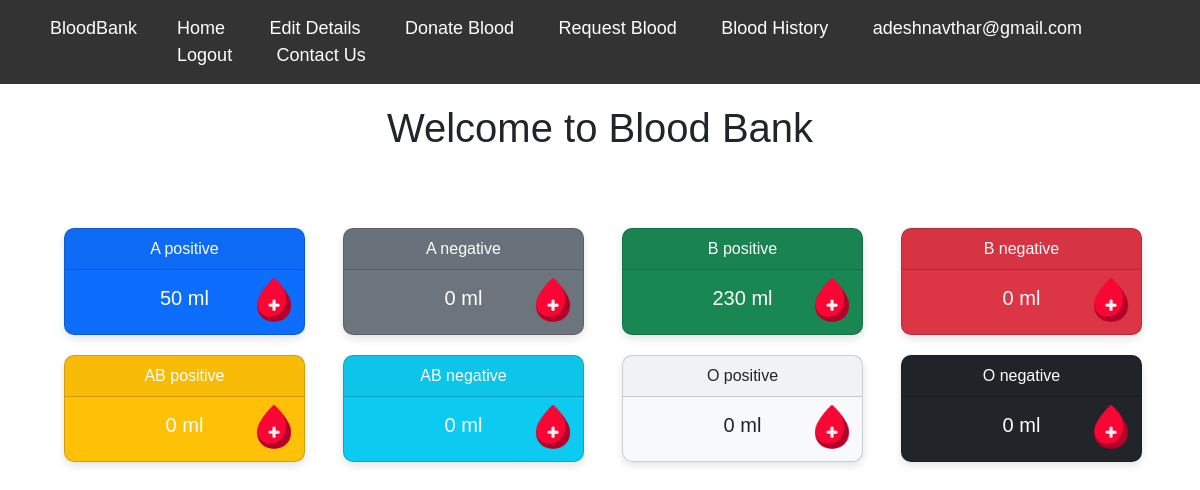
The page /index (signed in) on the database its author committed.
### tables this page shows
CREATE TABLE blood_stock                         (blood_group TEXT, qty NUMERIC);

### server.py (the view)
@app.route('/index',methods = ['POST','GET'])
def index():
    con = sqlite3.connect('database.db')
    cur = con.cursor()
    cur.execute('CREATE TABLE IF NOT EXISTS blood_stock \
                        (blood_group TEXT, qty NUMERIC)')
    cur.execute("select qty from blood_stock",())
    result = cur.fetchall()
    con.close()
    return render_template('index.html',blood=result)

### templates/index.html (shortened to what this page needs)
<!DOCTYPE html>
<html lang="en">
<head>
    <link href="https://cdn.jsdelivr.net/npm/bootstrap@5.3.3/dist/css/bootstrap.min.css" rel="stylesheet">
</head>
<body>
    <nav>
        <div class="container-1">
            <a href="/">BloodBank</a>
        </div>
        <div>
            <a href="/">Home</a>
            {% if 'email' in session %}
            <a href="/edit">Edit Details</a>
            <a href="/donate_blood">Donate Blood</a>
            <a href="/sale_blood">Request Blood</a>
            <a href="history">Blood History</a>
            <a href="{{session.email}}">{{session.email}}</a>
            <a href="logout">Logout</a>
            {% else %}
            <a href="/register">Register</a>
            <a href="/login">Login</a>
            <a href="/donate_blood">Donate Blood</a>
            <a href="/sale_blood">Request Blood</a>
            <a href="admin_login">Admin Login</a>
            {% endif %}
            <a href="/contact_us">Contact Us</a>
        </div>
    </nav>
    <header>
        <h1>Welcome to Blood Bank</h1>
    </header>
    <br><br>
    <div class="container">
        <div class="container">
            <div class="row">
                <div class="col">
                    <div class="card text-white bg-primary">
                        <div class="card-header">A positive</div>
                        <div class="card-body">
                            <img src="../static/img/blood1.png" alt="Blood Image">
                            <h5 class="card-title">{{blood[0][0]}} ml</h5>
                        </div>
                    </div>
                </div>
                <div class="col">
                    <div class="card text-white bg-secondary">
                        <div class="card-header">A negative</div>
                        <div class="card-body">
                            <img src="../static/img/blood1.png" alt="Blood Image">
                            <h5 class="card-title">{{blood[1][0]}} ml</h5>
                        </div>
                    </div>
                </div>
                <div class="col">
                    <div class="card text-white bg-success">
                        <div class="card-header">B positive</div>
                        <div class="card-body">
                            <img src="../static/img/blood1.png" alt="Blood Image">
                            <h5 class="card-title">{{blood[2][0]}} ml</h5>
                        </div>
                    </div>
                </div>
                <div class="col">
                    <div class="card text-white bg-danger">
                        <div class="card-header">B negative</div>
                        <div class="card-body">
                            <img src="../static/img/blood1.png" alt="Blood Image">
                            <h5 class="card-title">{{blood[3][0]}} ml</h5>
                        </div>
                    </div>
                </div>
            </div>
            <div class="row">
                <div class="col">
                    <div class="card text-white bg-warning">
                        <div class="card-header">AB positive</div>
                        <div class="card-body">
                            <img src="../static/img/blood1.png" alt="Blood Image">
                            <h5 class="card-title">{{blood[4][0]}} ml</h5>
                        </div>
                    </div>
                </div>
                <div class="col">
                    <div class="card text-white bg-info">
                        <div class="card-header">AB negative</div>
                        <div class="card-body">
                            <img src="../static/img/blood1.png" alt="Blood Image">
                            <h5 class="card-title">{{blood[5][0]}} ml</h5>
                        </div>
                    </div>
                </div>
                <div class="col">
                    <div class="card bg-light">
                        <div class="card-header">O positive</div>
                        <div class="card-body">
                            <img src="../static/img/blood1.png" alt="Blood Image">
                            <h5 class="card-title">{{blood[6][0]}} ml</h5>
                        </div>
                    </div>
                </div>
                <div class="col">
                    <div class="card text-white bg-dark">
                        <div class="card-header">O negative</div>
                        <div class="card-body">
                            <img src="../static/img/blood1.png" alt="Blood Image">
                            <h5 class="card-title">{{blood[7][0]}} ml</h5>
                        </div>
                    </div>
                </div>
            </div>
        </div>
    </div>
</body>
</html>

### templates/index.html (style rules this page uses)
body { margin: 0; padding: 0; font-family: Arial, sans-serif; }
header { text-align: center; padding: 20px 0; }
nav { background-color: #333; overflow: hidden; display: flex; justify-content: space-between; padding: 15px 20px; }
nav .container-1 { padding-left: 10px; }
nav a { color:white; text-align: center; padding: 14px 20px; text-decoration: none; font-size: 18px; }
.card { width: calc(102.33% - 20px); margin: 0 10px 20px; display: inline-block; vertical-align: top; background-color: #fff; border-radius: 10px; box-shadow: 0 4px 8px rgba(0, 0, 0, 0.1); }
.card-header { text-align: center; }
.card-body { position: relative; }
.card-body img { width: 50px; position: absolute; top: 5px; right: 5px; }
.card-title { text-align: center; }

### rows shown on the page
blood_stock: qty "50"
blood_stock: qty "0"
blood_stock: qty "230"
blood_stock: qty "0"
blood_stock: qty "0"
blood_stock: qty "0"
blood_stock: qty "0"
blood_stock: qty "0"

### other values the page prints
{{ session.email }} "adeshnavthar@gmail.com"
